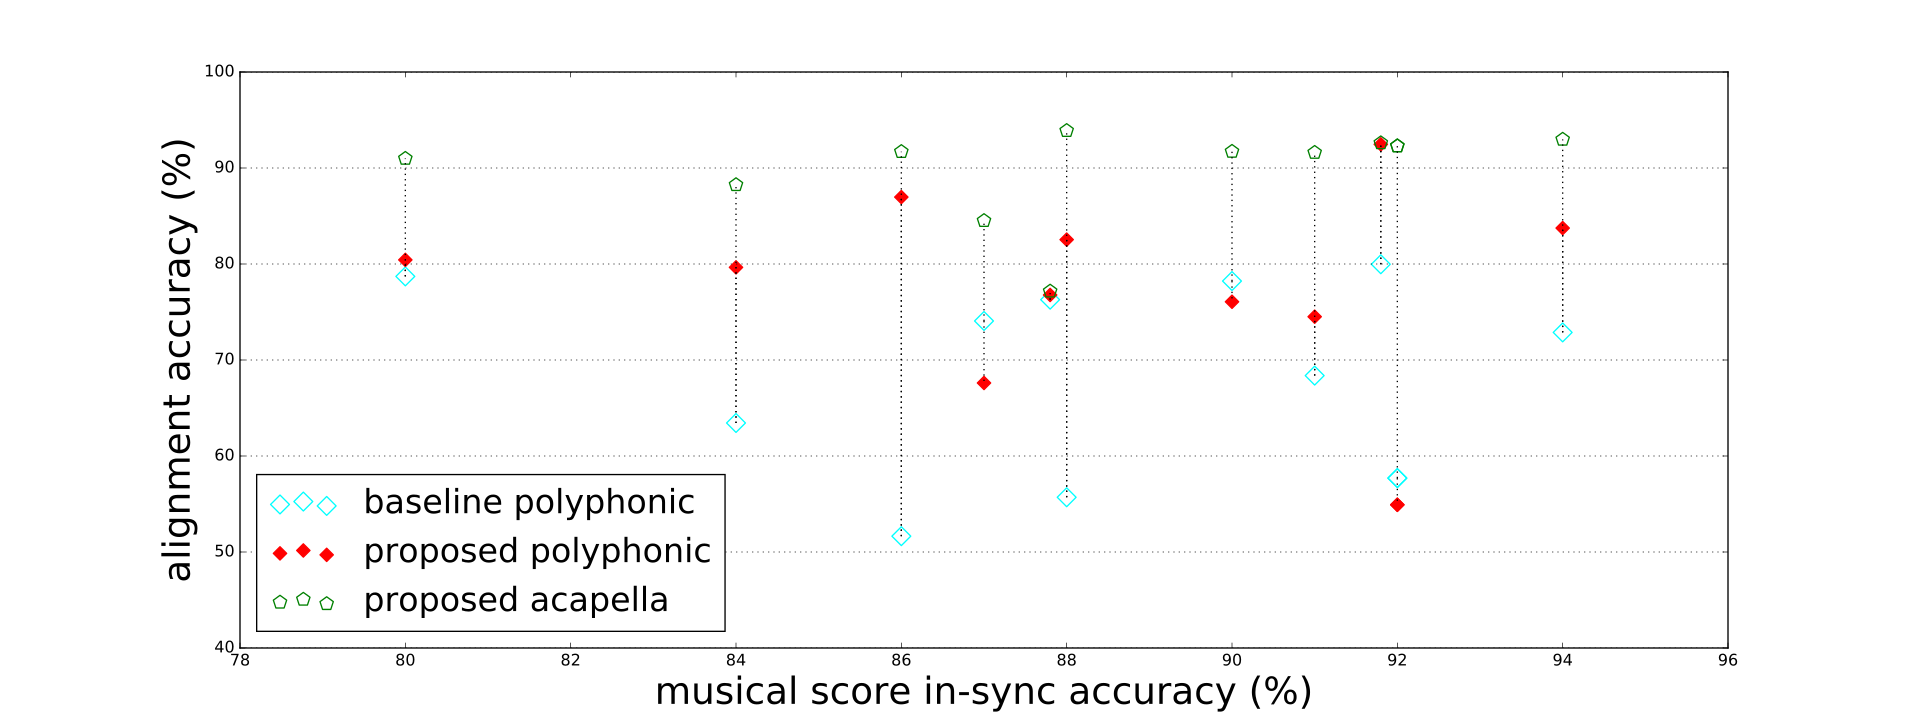

Recreate this plot in Python.

# coding: utf-8

# In[11]:

import matplotlib.pyplot as pyplot

scoreDev  = [0.86, 
0.84, 
0.90, 
 0.80, 
0.69, 
 0.94, 
 0.88 - 0.002,
0.88, 
 0.91,
 0.92 - 0.002, 
  0.87, 
  0.92]



noDurationError = [

0.516490829974,
0.634393584405,
0.782236363131,
0.787080869236,
0.699770531142,
0.72872955498,
0.767838644833 - 0.005,
0.557009046317,
0.683730223343,
0.799722142547,
0.740651630304,
0.576972387971

]

durationError =  [
0.869704801244,
0.796500513883,
0.76067062319,
0.804287127171,
0.834204657829,
0.837431094783,
0.767743686088,
0.825394723462,
0.745095767979,
0.924637494555,
0.676065307666,
0.54919312463
]

# TODO: upload this as well
durationErrorAcapella =  [
0.9170,
0.8825,
0.9172,
0.9099,
0.8764,
0.9298,
0.7716,
0.9389,
0.9161,
0.9261,
0.8451,
0.9229
]

import numpy as np
scoreDev = 100*np.array(scoreDev) 
noDurationError = 100*np.array(noDurationError)
durationError = 100*np.array( durationError)
durationErrorAcapella = 100*np.array( durationErrorAcapella)

 
# markers = ['d','v','8','H','s','h','D','^','p','H','v','<']

fig1 = pyplot.figure(figsize=(20,7.5))    

for i in range(len(scoreDev)):
    pyplot.scatter(scoreDev[i], noDurationError[i], marker='D', color='cyan', facecolors='none', s=100)
    pyplot.scatter(scoreDev[i], durationError[i], marker='D', color='red',  s=50)
    pyplot.scatter(scoreDev[i], durationErrorAcapella[i], marker='p', color='green',  s=110, facecolors='none')

    pyplot.plot([scoreDev[i], scoreDev[i]], [noDurationError[i], durationError[i]],  linestyle='dotted', color='black'  )
    pyplot.plot([scoreDev[i], scoreDev[i]], [noDurationError[i], durationErrorAcapella[i]],  linestyle='dotted', color='black'  )


#because of labeling
pyplot.scatter(scoreDev[i], noDurationError[i], marker='D', color='cyan', facecolors='none', s=100, label='baseline polyphonic')
pyplot.scatter(scoreDev[i], durationError[i], marker='D', color='red', s=50, label='proposed polyphonic')
pyplot.scatter(scoreDev[i], durationErrorAcapella[i], marker='p', color='green', s=110, facecolors='none', label='proposed acapella')

pyplot.xlabel('musical score in-sync accuracy (%)', fontsize=28)
pyplot.ylabel('alignment accuracy (%)', fontsize=28)

pyplot.xlim([78,96])
# pyplot.ylim([50,100])

ax = pyplot.gca()
ax.yaxis.grid(True)

legend(loc=3, fontsize=25)
fig1.savefig('/Users/[user]/Documents/Phd/UPF/papers/DurationHSMM_polyphonic_poster/scatterCorrelation.svg')



# In[9]:

pyplot.scatter(scoreDev[i], noDurationError[i], marker='D', color='cyan', facecolors='none', s=100, label='HMM polyphonic')
pyplot.scatter(scoreDev[i], durationError[i], marker='D', color='red', s=50, label='DHMM polyphonic')


# In[12]:


import numpy as np
scoreDev = 100*np.array(scoreDev) 
noDurationError = 100*np.array(noDurationError)
durationError = 100*np.array( durationError)


# In[ ]:



